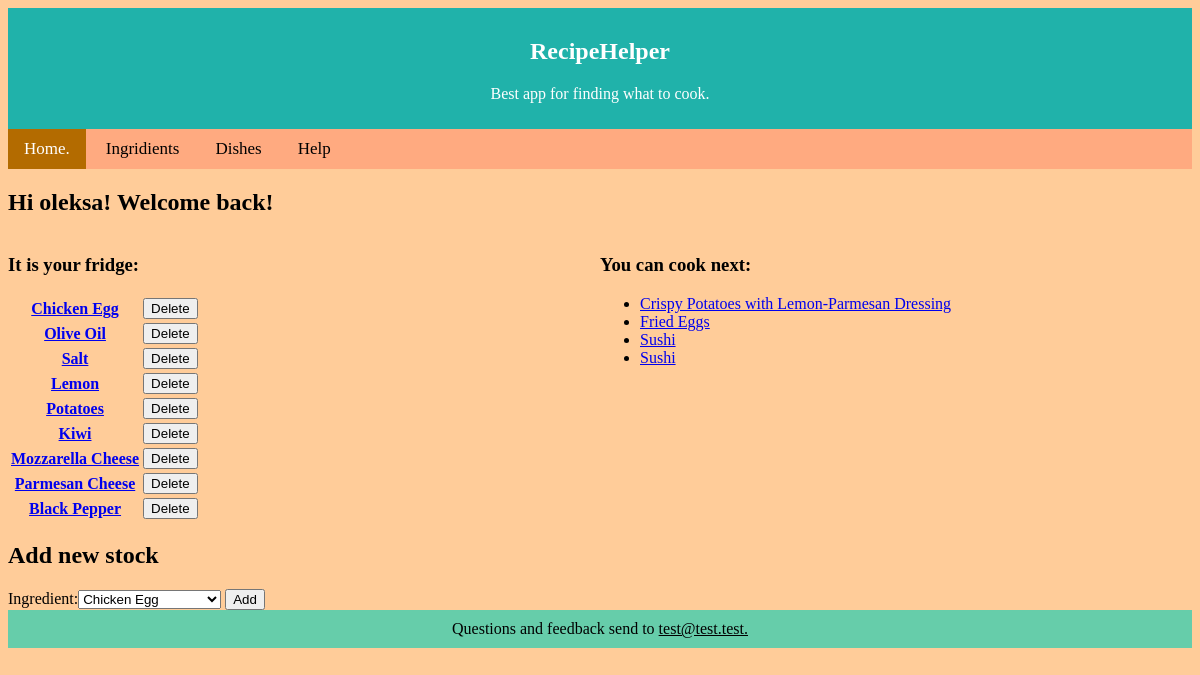
Before: / (signed in) with the older database file.
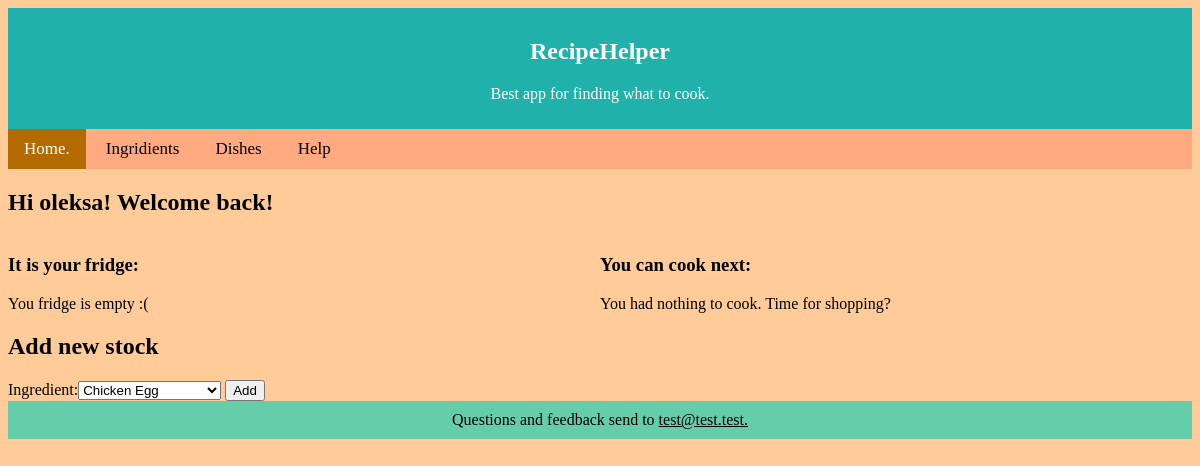
After: the same page with the newer database file.
### Picker/models.py (models this page shows, shortened)
class Fridge(models.Model):
    user = models.ForeignKey(User, on_delete=models.CASCADE)
    ingredient = models.ForeignKey(Ingredient, on_delete=models.CASCADE)
    is_available = models.BooleanField(default = True)

class Ingredient(models.Model):
    name = models.CharField(max_length = 40, unique = True)
    units = models.CharField(max_length = 10)
    description = models.TextField(blank = True, default = '')

class Dish(models.Model):
    name = models.CharField(max_length = 100)
    description = models.TextField(blank=True, default='')

### Picker/views.py (the view)
# urls.py: path('', views.index, name='index'),
def index(request):
    current_user = request.user
    fridge_ing = Fridge.objects.filter(user_id = current_user.id, is_available = True).select_related('ingredient')
    if request.method == 'POST':
        is_deleted = False
        for temp in fridge_ing:
            if str(temp.ingredient_id) in request.POST:
                temp.is_available = False
                temp.save()
                form = AddIngredient()
                is_deleted = True
                break
        if not is_deleted:
            form = AddIngredient(request.POST)
            if form.is_valid():
                ing_id = form.cleaned_data['ingredient']
                try:
                    k = Fridge.objects.get(user_id = current_user.id, ingredient_id = ing_id)
                    k.is_available = True
                    k.save()
                except Fridge.DoesNotExist:
                    k = Fridge(user_id = current_user.id, ingredient_id = ing_id)
                    k.save()
        fridge_ing = Fridge.objects.filter(user_id=current_user.id, is_available=True).select_related('ingredient')
    else:
        form = AddIngredient()
    available_dish_id = recipe_finder(current_user)
    dish_list = [Dish.objects.get(id=i['id']) for i in available_dish_id]
    context = {
        'user': current_user,
        'ing_list': fridge_ing,
        'dish_list': dish_list,
        'form': form,
    }
    template = loader.get_template('home.html')
    return HttpResponse(template.render(context, request))

### Picker/forms.py
class AddIngredient(forms.Form):
    choises = [tuple([x.id, x.name]) for x in Ingredient.objects.all()]
    ingredient = forms.CharField(widget=forms.Select(choices=choises))

### Picker/models.py (called while the page is built)
def recipe_finder(user):
    recipes = Recipe.objects.exclude(ingredient__fridge__user__id = user.id, ingredient__fridge__is_available = True).values('dish__id')
    dishes = Dish.objects.filter(recipe__ingredient__fridge__user__id = user.id, recipe__ingredient__fridge__is_available = True).values('id')
    available_dish_id = dishes.difference(recipes)
    return available_dish_id

### templates/home.html (shortened to what this page needs)
{% extends 'base.html' %}
{% block content %}
<h2>Hi {{ user.username }}! Welcome back!</h2>
<div class="wrapper">
<div class="fridge">
    <h3>It is your fridge:</h3>
    {% if ing_list %}
    <table>
        {% for ing in ing_list %}
        <tr>
        <th>
            <a href="/ingredient/{{ ing.ingredient_id }} "> {{ ing.ingredient.name }} </a>
        </th>
        <th>
            <form method="post" >
                <input type="submit" name = "{{ ing.ingredient_id }}" value="Delete">
            </form>
        </th>
        </tr>
        {% endfor %}
    </table>
    {% else %}
    <p>You fridge is empty :(</p>
    {% endif %}
    <h2>Add new stock</h2>
    <form method="post">
        {{ form }}
        <input type="submit" value="Add">
    </form>
</div>
<div class="posibilities">
    <h3>You can cook next:</h3>
    {% if dish_list %}
    <ul>
        {% for dish in dish_list %}
        <li><a href="/recipe/{{ dish.id }} "> {{ dish.name }} </a>
        {% endfor %}
    </ul>
    {% else %}
    <p>You had nothing to cook. Time for shopping?</p>
    {% endif %}
</div>
</div>
{% endblock %}

Changed rows visible on the page:
no longer on this page (row edited): Fridge: ingredient.name "Chicken Egg"
no longer on this page (row edited): Fridge: ingredient.name "Olive Oil"
no longer on this page (row edited): Fridge: ingredient.name "Salt"
no longer on this page (row edited): Fridge: ingredient.name "Lemon"
no longer on this page (row edited): Fridge: ingredient.name "Potatoes"
no longer on this page (row edited): Fridge: ingredient.name "Kiwi"
no longer on this page (row edited): Fridge: ingredient.name "Mozzarella Cheese"
no longer on this page (row edited): Fridge: ingredient.name "Parmesan Cheese"
no longer on this page (row edited): Fridge: ingredient.name "Black Pepper"
no longer on this page (row unchanged): Dish: name "Crispy Potatoes with Lemon-Parmesan Dressing"
no longer on this page (row unchanged): Dish: name "Fried Eggs"
no longer on this page (row unchanged): Dish: name "Sushi"
no longer on this page (row unchanged): Dish: name "Sushi"
Other visible differences:
text now shown: "You fridge is empty :( You had nothing to cook. Time for shopping?"
